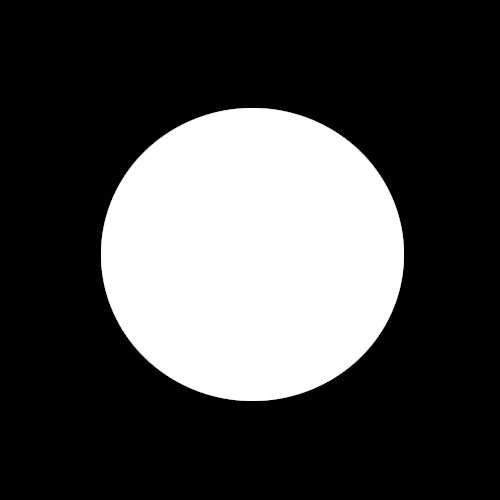
#> input picture exemple-4.png, 500 x 500 px
$ python main.py
#> lines starting #> are read from the running program, lines starting #| are printed output that depends on the picture
#!/usr/bin/env python3
import numpy as np
from scipy.sparse import *
import matplotlib.pyplot as plt
from scipy.sparse.linalg import splu
import matplotlib.image as mpimg
import matplotlib.animation as animation
from math import sqrt, floor


class Grid:
    def __init__(self, image):
        """ Constructeur. Fabrique une grille avec `nbrow` lignes et `nbcol` colonnes.  """
        self.nbrow = image.shape[0]
        self.nbcol = image.shape[1]

        self.I = [i for i in range(self.nbrow)
                  for j in range(self.nbcol)
                  if image[i, j] != 0]

        self.J = [j for i in range(self.nbrow)
                  for j in range(self.nbcol)
                  if image[i, j] != 0]

        self.index = {(self.I[i], self.J[i]): i for i in range(self.size())}

    def getIndex(self, i, j):
        """ Retourne le numéro/indice du pixel `(i,j)`.  """
        return self.index.get((i, j), -1)

    def getIndexOr0(self, i, j):
        """ Retourne le numéro/indice du pixel `(i,j)` ou 0 (matrice creuse).  """
        return self.index.get((i, j), 0)

    def getRow(self, idx):
        """ Retourne la ligne du pixel d'indice `idx` """
        return self.I[idx]

    def getCol(self, idx):
        """ Retourne la colonne du pixel ayant pour indice `idx` """
        return self.J[idx]

    def size(self):
        """
        Taille n du vecteur u.
        """
        return len(self.I)

    def _neighbors_coords(self, i, j):
        yield i-1, j
        yield i+1, j
        yield i, j-1
        yield i, j+1

    def neighbors(self, idx):
        """
        Retourne la liste des voisins direct du sommet d'indice idx
        """
        N = []
        try:
            i = self.getRow(idx)
            j = self.getCol(idx)
        except IndexError:
            return []

        for ni, nj in self._neighbors_coords(i, j):
            if (ni, nj) in self.index:
                N.append(self.getIndex(ni, nj))

        return N

    def Identity(self):
        """
        Retourne la matrice identite de taille n*n
        """
        n = self.size()
        LIGS = []  # les lignes des coefficients
        COLS = []  # les colonnes des coefficients
        VALS = []  # les valeurs des coefficients
        for idx in self.index.values():
            LIGS.append(idx)
            COLS.append(idx)
            VALS.append(1.0)
        # print(LIGS, COLS, VALS )
        M = coo_matrix((VALS, (LIGS, COLS)), shape=(n, n))
        return M.tocsc()

    def implicitEuler(self, U0, T, dt):
        """"
        A partir du vecteur de valeurs U0, calcule U(T) en itérant des pas dt successifs.
        permet d'obtenir une marge d'erreur plus petite par rapport a explicitEuler
        """
        Id = self.Identity()
        U = np.array(U0)
        L = self.Laplacian()
        lu = splu(Id - dt * L)

        for _ in np.arange(0, T, dt):
            U = lu.solve(U)

        return U

    def Laplacian(self):
        """ Retourne le laplacien et retourne la matrice creuse """
        n = self.size()
        LIGS = []  # les lignes des coefficients
        COLS = []  # les colonnes des coefficients
        VALS = []  # les valeurs des coefficients

        # on parcourt les indices
        for k in self.index.values():
            # on calcule les voisins de l'indice
            voisins = self.neighbors(k)
            nbvoisins = len(voisins)

            # on met pour valeur - le nombre des voisins si on est sur (i,i)
            LIGS.append(k)
            COLS.append(k)
            VALS.append(-len(voisins))

            # on met pour valeur 1 si on est sur une colonne d'un voisin
            for v in voisins:
                LIGS.append(k)
                COLS.append(v)
                VALS.append(1.0)

        L = coo_matrix((VALS, (LIGS, COLS)), shape=(n, n))
        return L.tocsc()

    # laplacien de la matrice creuse avec methode Dirichlet
    # [46 lines left out: functions LaplacianD, implicitEulerD, not called in this run]

    def vectorToImage(self, V):
        img = np.zeros((self.nbrow, self.nbcol))
        K = self.index.keys()
        I = self.index.values()
        for k, idx in zip(K, I):
            img[k[0], k[1]] = V[idx]
        return img

    # given a list of pixels [(i,j),...], return the vector U0 with a value 1 on these sources
    def sources(self, H):
        U0 = np.zeros(self.size())
        for i, j in H:
            U0[self.index[i, j]] = 1
        return U0

    # return U0 where its value is 1 on its boundary pixels
    # [9 lines left out: function boundary, not called in this run]

# ne fonctionne pas./.. pourquoi ??
    def gradX(self):
        # POUR LES X :
        # on a 4 cas :
        # cas 1 : si (i,j-1) et (i,j+1) sont dans omega (pas noir) : alors derivee x =  (u(i,j+1) - u(i,j - 1))/2
        # cas 2 : si (i,j-1) PAS dans omega et (i,j+1) dans omega : alors derivee x = u(i,j+1) - u(i,j)
        # cas 3 : si (i,j-1) dans omega et (i,j+1) PAS dans omega : alors derivee x = u(i,j) - u(i,j-1)
        # cas 4 : sinon (les deux if(pas dans omega) : alors derivee x = 0
        # return grad
        n = self.size()
        LIGS = []  # les lignes des coefficients
        COLS = []  # les colonnes des coefficients
        VALS = []  # les valeurs des coefficients

        # on parcourt les indices
        for i in range(n):
            # on recupere les pixels
            pixelsous = self.getIndex(self.I[i], self.J[i]-1)
            pixelsur = self.getIndex(self.I[i], self.J[i]+1)
            # on verifie qu'ils sont bien dans omega
            if (pixelsous != -1 and pixelsur != -1):

                # on met pour valeur -1/2 si u(i,j-1)
                LIGS.append(i)
                COLS.append(pixelsur)
                VALS.append(1/2)

                LIGS.append(i)
                COLS.append(pixelsous)
                VALS.append(-1/2)

            elif (pixelsous != -1):
                LIGS.append(i)
                COLS.append(pixelsous)
                VALS.append(-1)

                LIGS.append(i)
                COLS.append(i)
                VALS.append(1)

            elif (pixelsur != -1):

                LIGS.append(i)
                COLS.append(pixelsur)
                VALS.append(-1)

                LIGS.append(i)
                COLS.append(i)
                VALS.append(1)
        L = coo_matrix((VALS, (LIGS, COLS)), shape=(n, n))
        return L.tocsc()

    def gradY(self):
        # POUR LES Y : # on a 4 cas :
        # cas 1 : si (i-1,j) et (i+1,j) sont dans omega (pas noir) : alors derivee x =  (u(i+1,j) - u(i-1,j))/2
        # cas 2 : si (i-1,j) PAS dans omega et (i+1,j) dans omega : alors derivee x = u(i+1,j) - u(i,j)
        # cas 3 : si (i-1,j) dans omega et (i+1,j) PAS dans omega : alors derivee x = u(i,j) - u(i-1,j)
        # cas 4 : sinon (les deux pas dans omega) : alors derivee x = 0

        n = self.size()
        LIGS = []  # les lignes des coefficients
        COLS = []  # les colonnes des coefficients
        VALS = []  # les valeurs des coefficients

        # on parcourt les indices
        for i in range(n):
            # on recupere les pixels
            pixelsous = self.getIndex(self.I[i]-1, self.J[i])
            pixelsur = self.getIndex(self.I[i]+1, self.J[i])
            # on calcule les voisins de l'indice
            if (pixelsous != -1 and pixelsur != -1):

                # on met pour valeur -1/2 si u(i,j-1)
                LIGS.append(pixelsur)
                COLS.append(i)
                VALS.append(1/2)

                LIGS.append(pixelsous)
                COLS.append(i)
                VALS.append(-1/2)

            elif (pixelsous != -1):
                LIGS.append(pixelsous)
                COLS.append(i)
                VALS.append(-1)

                LIGS.append(i)
                COLS.append(i)
                VALS.append(1)

            elif (pixelsur != -1):
                LIGS.append(i)
                COLS.append(i)
                VALS.append(-1)

                LIGS.append(pixelsur)
                COLS.append(i)
                VALS.append(1)

        L = coo_matrix((VALS, (LIGS, COLS)), shape=(n, n))
        return L.tocsc()

    # ne fonctioone pas : cf transfert avec sqrt dans q4 qui ne fonctionne pas ...
    # [5 lines left out: function direction, not called in this run]

    # deuxieme methode: on calcule la direction du gradient et on append avec les racines carrées direction ici
    def direction2(self, U):
        vx = []
        vy = []
        xx = self.gradX()*U
        xy = self.gradY()*U
        for k in range(len(xx)):
            vx.append(-xx[k] / (sqrt(np.multiply(xx[k], xx[k]) +
                      np.multiply(xy[k], xy[k]))))
            vy.append(-xy[k] / (sqrt(np.multiply(xx[k], xx[k]) +
                      np.multiply(xy[k], xy[k]))))
        return vx, vy

    def divergence(self, vx, vy):
        return np.sum(vx) + np.sum(vy)

    # Ecrivez la méthode Grid.poisson qui résoud l’équation précédente. On peut utiliser la méthode PLU, par exemple via scipy.linalg.splu
    # ca marche paaaaas
    def poisson(self, B):
        # print(f'{b=}')
        lap = self.Laplacian()
        lu = splu(lap)
        bis = np.zeros((lu.shape[0], 1))
        bis.fill(B)
        dbis = lu.solve(bis)
        mini = dbis.min()
        d = dbis - mini
        return d

    # [26 lines left out: functions poissonD, heatMethod, not called in this run]


# pour la question V
# n est le nombre de lignes de niveaux visibles, width est leur largeur.
def transformDistance(D, n=50, width=0.2):
    TD = D.copy()
    M = D.max()
    E = M / n
    for i in range(D.shape[0]):
        v = D[i] / E
        e = v-floor(v)
        if (e < width):
            TD[i] = 1.5*M
    return TD


# [113 lines left out: functions getG, q1, q2, q3, q4, q4Test2 and 1 more, not called in this run]

# marche pas car poisson fonctionne pas ... why ? j'en sais rien


def q5():
    img = mpimg.imread('exemple-4.png')
    red = img[:, :, 0]
    G = Grid(red)
    U0 = G.sources([(200, 200)])
    U = G.implicitEuler(U0, 100, 100)
    ux, vx = G.direction2(U)
    B = G.divergence(ux, vx)
    D = G.poisson(B)
    D_bis = transformDistance(D)
    visu_D = G.vectorToImage(D_bis)
    plt.imshow(visu_D, cmap='hot')
    plt.show()


# [8 lines left out: function q6, not called in this run]


def main():
    # [6 lines of commented-out code are left out]
    q5()
#> in q5, img is the input picture: shape (500, 500, 3) float32; min 0, max 1, mean 0.28
#> in __init__, `self.I = [i for i in range(self.nbrow) for j in range(self.nbcol) if i..`: self.I = 70219 items
#> in Identity, `n = self.size()`: n = 70219
#> after the loop in Identity, `for idx in self.index.values():`: COLS = 70219 items
#> in Laplacian, `n = self.size()`: n = 70219
#> the loop in Laplacian, `for k in self.index.values(): # on calcule les voisins de l'indice` made 70219 passes
#> (i in neighbors, j in neighbors, voisins, nbvoisins) on passes 1 to 3: (108, 235, [43, 1], 2), (108, 236, [44, 0, 2], 3), (108, 237, [45, 1, 3], 3)
#> after the loop in Laplacian, `for k in self.index.values():`: COLS = 349903 items
#> in gradX, `n = self.size()`: n = 70219
#> the loop in gradX, `for i in range(n):` made 70219 passes
#> (pixelsous, pixelsur) on passes 1 to 3: (-1, 1), (0, 2), (1, 3)
#> after the loop in gradX, `for i in range(n):`: COLS = 140438 items
#> in gradY, `n = self.size()`: n = 70219
#> the loop in gradY, `for i in range(n):` made 70219 passes
#> (pixelsous, pixelsur) on passes 1 to 3: (-1, 43), (-1, 44), (-1, 45)
#> after the loop in gradY, `for i in range(n):`: COLS = 140438 items
#> after the loop in direction2, `for k in range(len(xx)):`: vx = 70219 items
#> in q5, `B = G.divergence(ux, vx)`: B = -1676.3
#> the loop in Laplacian (call 2), `for k in self.index.values(): # on calcule les voisins de l'indice` made 70219 passes
#> (voisins, nbvoisins) on passes 1 to 3: ([43, 1], 2), ([44, 0, 2], 3), ([45, 1, 3], 3)
#> in vectorToImage, `img = np.zeros((self.nbrow, self.nbcol))`: img: shape (500, 500) float64; every value is 0
#> the loop in vectorToImage, `for k, idx in zip(K, I):` made 70219 passes
#> k on passes 1 to 3: (108, 235), (108, 236), (108, 237)
#> after the loop in vectorToImage, `for k, idx in zip(K, I):`:
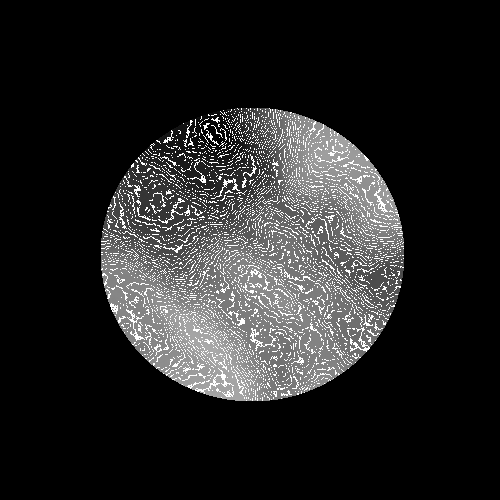
#> img: shape (500, 500) float64; min 0, max 3913728, mean 579095.3; drawn with min black and max white
    # q6()
    # print(G.boundary())


if __name__ == "__main__":
    main()
